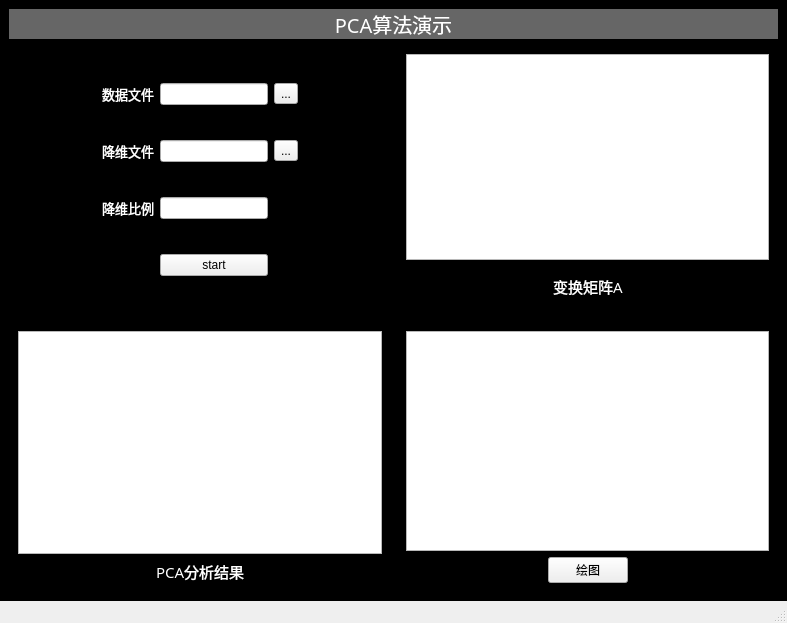
<?xml version="1.0" encoding="UTF-8"?>
<ui version="4.0">
 <class>MainWindow</class>
 <widget class="QMainWindow" name="MainWindow">
  <property name="geometry">
   <rect>
    <x>0</x>
    <y>0</y>
    <width>787</width>
    <height>623</height>
   </rect>
  </property>
  <property name="windowTitle">
   <string>MainWindow</string>
  </property>
  <property name="styleSheet">
   <string notr="true">MainWindow{
background-color: rgb(0, 0, 0);
}</string>
  </property>
  <widget class="QWidget" name="centralwidget">
   <property name="enabled">
    <bool>true</bool>
   </property>
   <property name="styleSheet">
    <string notr="true">#centralwidget{background-color:rgb(0, 0, 0) }
</string>
   </property>
   <layout class="QGridLayout" name="gridLayout">
    <item row="3" column="1">
     <widget class="QWidget" name="verticalWidget_4" native="true">
      <layout class="QVBoxLayout" name="verticalLayout_4">
       <item>
        <widget class="QGraphicsView" name="pcaPict"/>
       </item>
       <item>
        <layout class="QHBoxLayout" name="horizontalLayout_7">
         <item>
          <spacer name="horizontalSpacer_9">
           <property name="orientation">
            <enum>Qt::Horizontal</enum>
           </property>
           <property name="sizeHint" stdset="0">
            <size>
             <width>40</width>
             <height>20</height>
            </size>
           </property>
          </spacer>
         </item>
         <item>
          <widget class="QPushButton" name="draw">
           <property name="text">
            <string>绘图</string>
           </property>
          </widget>
         </item>
         <item>
          <spacer name="horizontalSpacer_10">
           <property name="orientation">
            <enum>Qt::Horizontal</enum>
           </property>
           <property name="sizeHint" stdset="0">
            <size>
             <width>40</width>
             <height>20</height>
            </size>
           </property>
          </spacer>
         </item>
        </layout>
       </item>
      </layout>
     </widget>
    </item>
    <item row="1" column="0">
     <widget class="QWidget" name="paraForm" native="true">
      <property name="styleSheet">
       <string notr="true"/>
      </property>
      <layout class="QGridLayout" name="gridLayout_4">
       <item row="1" column="3">
        <widget class="QLineEdit" name="dataPath"/>
       </item>
       <item row="1" column="0">
        <spacer name="horizontalSpacer_13">
         <property name="orientation">
          <enum>Qt::Horizontal</enum>
         </property>
         <property name="sizeHint" stdset="0">
          <size>
           <width>40</width>
           <height>20</height>
          </size>
         </property>
        </spacer>
       </item>
       <item row="1" column="2">
        <widget class="QLabel" name="label_3">
         <property name="font">
          <font>
           <family>黑体</family>
           <pointsize>10</pointsize>
          </font>
         </property>
         <property name="styleSheet">
          <string notr="true">#label_3{
color: rgb(255, 255, 255);
}</string>
         </property>
         <property name="text">
          <string>数据文件</string>
         </property>
        </widget>
       </item>
       <item row="1" column="4">
        <widget class="QToolButton" name="selectData">
         <property name="text">
          <string>...</string>
         </property>
        </widget>
       </item>
       <item row="1" column="5">
        <spacer name="horizontalSpacer_3">
         <property name="orientation">
          <enum>Qt::Horizontal</enum>
         </property>
         <property name="sizeHint" stdset="0">
          <size>
           <width>40</width>
           <height>20</height>
          </size>
         </property>
        </spacer>
       </item>
       <item row="3" column="2">
        <widget class="QLabel" name="label_5">
         <property name="font">
          <font>
           <family>黑体</family>
           <pointsize>10</pointsize>
          </font>
         </property>
         <property name="styleSheet">
          <string notr="true">#label_5{
color: rgb(255, 255, 255);
}</string>
         </property>
         <property name="text">
          <string>降维比例</string>
         </property>
        </widget>
       </item>
       <item row="2" column="0">
        <spacer name="horizontalSpacer_14">
         <property name="orientation">
          <enum>Qt::Horizontal</enum>
         </property>
         <property name="sizeHint" stdset="0">
          <size>
           <width>40</width>
           <height>20</height>
          </size>
         </property>
        </spacer>
       </item>
       <item row="3" column="0">
        <spacer name="horizontalSpacer_15">
         <property name="orientation">
          <enum>Qt::Horizontal</enum>
         </property>
         <property name="sizeHint" stdset="0">
          <size>
           <width>40</width>
           <height>20</height>
          </size>
         </property>
        </spacer>
       </item>
       <item row="2" column="3">
        <widget class="QLineEdit" name="newPath"/>
       </item>
       <item row="3" column="5">
        <spacer name="horizontalSpacer_11">
         <property name="orientation">
          <enum>Qt::Horizontal</enum>
         </property>
         <property name="sizeHint" stdset="0">
          <size>
           <width>40</width>
           <height>20</height>
          </size>
         </property>
        </spacer>
       </item>
       <item row="2" column="5">
        <spacer name="horizontalSpacer_4">
         <property name="orientation">
          <enum>Qt::Horizontal</enum>
         </property>
         <property name="sizeHint" stdset="0">
          <size>
           <width>40</width>
           <height>20</height>
          </size>
         </property>
        </spacer>
       </item>
       <item row="3" column="3">
        <widget class="QLineEdit" name="ratio"/>
       </item>
       <item row="2" column="4">
        <widget class="QToolButton" name="selectNew">
         <property name="text">
          <string>...</string>
         </property>
        </widget>
       </item>
       <item row="4" column="0">
        <spacer name="horizontalSpacer_16">
         <property name="orientation">
          <enum>Qt::Horizontal</enum>
         </property>
         <property name="sizeHint" stdset="0">
          <size>
           <width>40</width>
           <height>20</height>
          </size>
         </property>
        </spacer>
       </item>
       <item row="4" column="3">
        <widget class="QPushButton" name="start">
         <property name="text">
          <string>start</string>
         </property>
        </widget>
       </item>
       <item row="4" column="5">
        <spacer name="horizontalSpacer_12">
         <property name="orientation">
          <enum>Qt::Horizontal</enum>
         </property>
         <property name="sizeHint" stdset="0">
          <size>
           <width>40</width>
           <height>20</height>
          </size>
         </property>
        </spacer>
       </item>
       <item row="2" column="2">
        <widget class="QLabel" name="label_2">
         <property name="font">
          <font>
           <family>黑体</family>
           <pointsize>10</pointsize>
          </font>
         </property>
         <property name="styleSheet">
          <string notr="true">#label_2{
color: rgb(255, 255, 255);
}</string>
         </property>
         <property name="text">
          <string>降维文件</string>
         </property>
        </widget>
       </item>
      </layout>
     </widget>
    </item>
    <item row="0" column="0" colspan="2">
     <widget class="QLabel" name="label">
      <property name="font">
       <font>
        <family>黑体</family>
        <pointsize>15</pointsize>
       </font>
      </property>
      <property name="styleSheet">
       <string notr="true">#label{
color: rgb(255, 255, 255);
	background-color: rgb(102, 102, 102);
}</string>
      </property>
      <property name="text">
       <string>PCA算法演示</string>
      </property>
      <property name="alignment">
       <set>Qt::AlignCenter</set>
      </property>
     </widget>
    </item>
    <item row="1" column="1">
     <widget class="QWidget" name="verticalWidget_3" native="true">
      <layout class="QVBoxLayout" name="verticalLayout_3">
       <item>
        <widget class="QTableWidget" name="tableWidget"/>
       </item>
       <item>
        <widget class="QWidget" name="widget" native="true">
         <layout class="QHBoxLayout" name="horizontalLayout_6">
          <item>
           <spacer name="horizontalSpacer_7">
            <property name="orientation">
             <enum>Qt::Horizontal</enum>
            </property>
            <property name="sizeHint" stdset="0">
             <size>
              <width>40</width>
              <height>20</height>
             </size>
            </property>
           </spacer>
          </item>
          <item>
           <widget class="QLabel" name="label_4">
            <property name="font">
             <font>
              <family>黑体</family>
              <pointsize>11</pointsize>
             </font>
            </property>
            <property name="styleSheet">
             <string notr="true">#label_4{color:white}</string>
            </property>
            <property name="text">
             <string>变换矩阵A</string>
            </property>
           </widget>
          </item>
          <item>
           <spacer name="horizontalSpacer_8">
            <property name="orientation">
             <enum>Qt::Horizontal</enum>
            </property>
            <property name="sizeHint" stdset="0">
             <size>
              <width>40</width>
              <height>20</height>
             </size>
            </property>
           </spacer>
          </item>
         </layout>
        </widget>
       </item>
      </layout>
     </widget>
    </item>
    <item row="3" column="0">
     <widget class="QWidget" name="verticalWidget_2" native="true">
      <layout class="QVBoxLayout" name="verticalLayout_2">
       <item>
        <widget class="QTextBrowser" name="cov"/>
       </item>
       <item>
        <layout class="QHBoxLayout" name="horizontalLayout_5">
         <item>
          <spacer name="horizontalSpacer_5">
           <property name="orientation">
            <enum>Qt::Horizontal</enum>
           </property>
           <property name="sizeHint" stdset="0">
            <size>
             <width>40</width>
             <height>20</height>
            </size>
           </property>
          </spacer>
         </item>
         <item>
          <widget class="QLabel" name="label_6">
           <property name="font">
            <font>
             <family>黑体</family>
             <pointsize>11</pointsize>
            </font>
           </property>
           <property name="styleSheet">
            <string notr="true">#label_6{color:white}</string>
           </property>
           <property name="text">
            <string>PCA分析结果</string>
           </property>
          </widget>
         </item>
         <item>
          <spacer name="horizontalSpacer_6">
           <property name="orientation">
            <enum>Qt::Horizontal</enum>
           </property>
           <property name="sizeHint" stdset="0">
            <size>
             <width>40</width>
             <height>20</height>
            </size>
           </property>
          </spacer>
         </item>
        </layout>
       </item>
      </layout>
     </widget>
    </item>
   </layout>
  </widget>
  <widget class="QMenuBar" name="menubar">
   <property name="geometry">
    <rect>
     <x>0</x>
     <y>0</y>
     <width>787</width>
     <height>22</height>
    </rect>
   </property>
  </widget>
  <widget class="QStatusBar" name="statusbar"/>
 </widget>
 <resources/>
 <connections/>
</ui>
